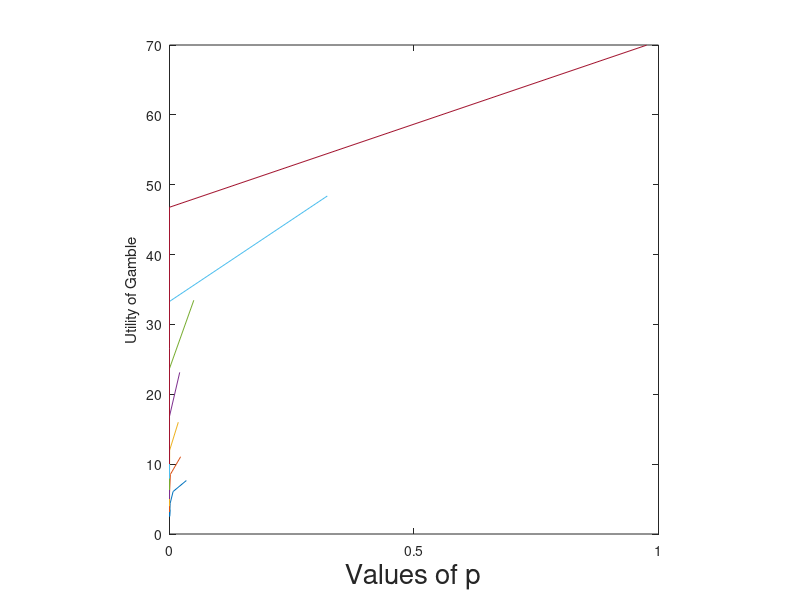
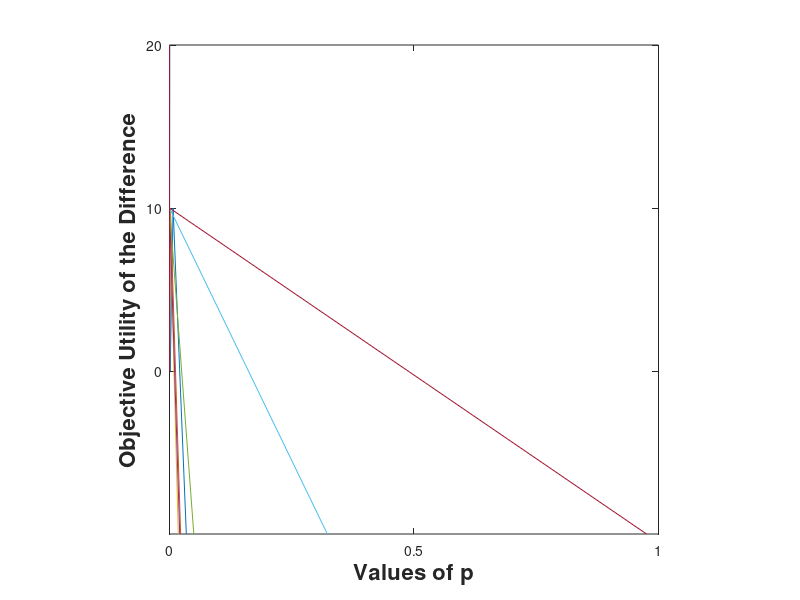

These charts were generated, in order, by the following MATLAB code:
%% CALUM's Matlab Mini Task #1
% The following script takes values of Value gain and value loss to
% determine the utility of a gamble gain and the utility of a certain
% reward. These values are then used to determine the probability of taking
% a gamble iterating through a series of alpha gain (risk aversion) values.

%% Assigning gamble gain and loss values

n_gambles = 6;
VGambleGain = [40,40,30,20,30,10];
VGambleLoss = [10, 15, 10, 20, 30, 40];
VCertainGain = repelem(20,6);
aGain = [0.8:0.1:1.4];
UtilityDifference = NaN(n_gambles, length(aGain));
mu = -1;
LossAversion = [0.1:0.1:0.8];
%% Calculating UGamble and UCertain values
% This is done with a for loop where each gamble value is multiplied by 0.5
% and multipled element wise to the power aGain (0.8:.01:1.3)

for GenericCount    = 1 : length(VGambleGain)
for A_GAIN_Count    = 1 : length(aGain)
for L_AV_Count      = 1 : length(LossAversion)
    
        V_CERT_GAIN                              = VCertainGain(GenericCount);
        V_GAM_GAIN                               = VGambleGain(GenericCount);
        V_GAM_LOSS                               = VGambleLoss(GenericCount);
        A_GAIN                                   = aGain(A_GAIN_Count);
        L_AV                                     = LossAversion(L_AV_Count);
        
        EV                                       = 0.5*(V_GAM_GAIN^A_GAIN);
        
        Util_Gam(GenericCount, A_GAIN_Count)     = 0.5*(L_AV*(V_GAM_LOSS^A_GAIN));
        Obj_Util_Diff(GenericCount, A_GAIN_Count)= V_GAM_GAIN-V_CERT_GAIN;
        Util_Cert(GenericCount, A_GAIN_Count)    = V_CERT_GAIN^A_GAIN;
        
end        
end     
end   

clear LV_Count
clear GenericCount
clear A_GAIN_Count
%% Probability of choosing a gamble
% Here we are coding to generate the probability a given gamble will be
% chosen, using the utility values above.

UtilityDifference = (Util_Gam-Util_Cert);

pGamble = 1./(1+exp(mu.*(UtilityDifference)));

%% Graphing the relation between different values of aGain and pGamble

figure;
for A_GAIN_Count    = 1 : length(aGain);
        % subplot(2,4,A_GAIN_Count)
            plot(pGamble(:,A_GAIN_Count),Util_Gam(:,A_GAIN_Count)); hold on
           % 'Color''[0.2,0.6,0.4]';
            xlabel('Values of p','FontSize',20)
            xticks([0 0.5 1])
            ylabel('Utility of Gamble')
            axis square
            
end

clear A_GAIN_Count

figure;
for A_GAIN_Count   = 1 : length(aGain);
        plot(pGamble(:, A_GAIN_Count),Obj_Util_Diff(:,A_GAIN_Count)); hold on
        xlabel('Values of p','FontSize',16,'FontWeight','bold')
        xticks([0 0.5 1])
        xlim([0 1])
        ylabel('Objective Utility of the Difference','FontSize',16,'FontWeight','bold')
        yticks([0 10 20])
        axis square
        
end
%% To do next:
    % - Add the loss aversion factor (lambda) - DONE!!!
    % - After adding lamda, consider whether to loop values of lamda and a gain
    %   or keep a gain constant - DONE!
    % - Consider making Util_Gam a cell and run through each value of a gain and
    %   lambda
                % Cells are not my friend...
    % - Make a vector of the 'Objective Utility of the Difference' - which is
    %   just Util_Gam without the a gain weighting (or with the power of 1)
    % - Plot Obj Util by values of pGamble - BEAUTIFULLY DONE (sensible axis for
    %   probability, squared axis), don't want numerical value next to every tick
    %   of Y axis


%% Thoughts...

% Efficiency - For the gain gambles, given that the 0s in gamble loss
% effectively negate the second half of the equation, there was probably a
% more elegant and/or efficient way of representing it (maybe with NaN?)
%RB - true, but you want the code to be flexible so you could use it to
%generate values in the loss frame as well, so best to include it.

% Variable names - In hindsight I would have chosen more concise variable names not sure why
% I abbreviated value to V but wrote the other words out in full...
%RB - you are right, try and be consistent. Everyone names variables
%differently, so you can spend a bit of time coming up with your own
%'grammar'.

% Flexibility - given what you said about being able to remove entire rows
% from Data Structures, it isn't as flexible as it could be. But the risk
% taking values and the increments could be easily changed if needed and
% aside from the 0.5 and 1s, there is nothing hard coded beyond the first
% few variables which should make it reasonably flexible.
%RB - flexibility is good, you made the structure based on the function, so
%good job!

    
